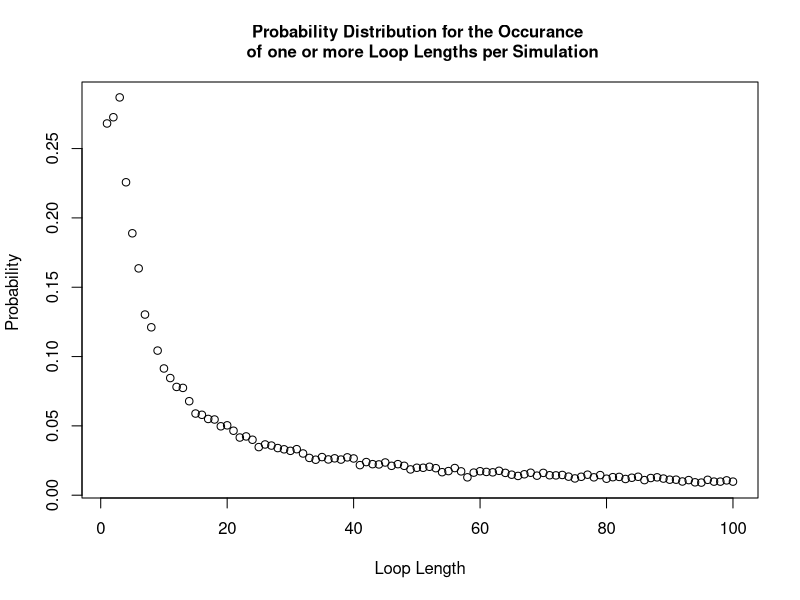

Source code (R):
#### Team Members:
# Fatima Kasenally (S2443602); Wenqi Ni (s1792412); Cameron Allan (S1748084)

#### address of github repo:
#https://github.com/niwq15/SP-Group-7-A2


#### Contributions

# Functions we each made versions of:
# Cameron - Strategy3, unused alternatives to each strategy using arrays, Pone, Pall optimization, unused dloop
# Wenqi - Strategy1, Strategy2, Strategy3, Pone, Pall, dloop 
# Fatima - Strategy2, Pone, Pall, dloop 

# each of us should add more here. we can say what we have done, involving different versions of functions above

# Wenqi created the final versions of the functions Strategy 1, Strategy 2, Pone, 
# and the probability of no loop longer than 50 in a random reshuffling of cards to boxes
# 


# Cameron added if statement to speed up the Pall function


# Other Tasks: (correct your own)
# Cameron - optimising stuff and array stuff
# Wenqi - Q3 - Q6 stuff 
# Fatima - Q3 - Q6 stuff 




#### Overview 
# This file holds the self-contained code to use stochastic simulation to study a generalised version of the famous '100 Prisoners Problem' 
# The problem is defined as follows: 
# Consider a prison containing 2n prisoners, each with a unique identification number ranging from 1 to 2n. 
# The prison has a room with 2n boxes, each uniquely numbered from 1 to 2n and each containing a single card. 
# These cards are each labelled with a unique number between 1 and 2n. 
# Each prisoner is allowed to open n boxes to find the card with their number.
# If all 2n prisoners successfully find their cards then they all go free. 
# After their turn,the prisoners are not allowed to communicate any new information from the boxes 
# to prisoners who have yet to take their turn.
# The room is returned to its original state after each prisoner’s go. 

# Firstly, we will show 3 strategies for the prisoners, then create a 'Pone' function to estimate 
# the probability of a single prisoner successfully finding their number, then use a 'Pall' function to 
# calculate the probability of all the prisoners finding their numbers. 
# Based on the results of the individual and joint success probabilities using different strategies, 
# we will give some comments about which strategy has the highest success probabilities for 
# both individuals and the collective. 

## Each function expressing the different strategies for opening boxes to find cards will require the same 
## input parameters : n,k,cards_num. Where n parameterises the 2n number of boxes, prisoner and cards in our problem.
## k is the prisoner's number and cards_num represents the random orders of cards placed in boxes. 
## [As the boxes and cards comfiguration must remain the same between prisoner trials it cannot
## be defined within the function and must be called on and externally defined.] ?
## Uniform input parameters allows the implemented strategy to be variable in each simulation as each strategy 
## function is interchangable. This is required by functions 'Pone' and 'Pall'


## Strategy 1:
## Each prisoner with their number 'b' starts at the p-th box whose number on the card is k
## If k is not equal to b, then the prisoner goes to box number k and opens it
## The process will be repeated until they have either found the card with number p or opened n boxes without finding it

## Prisoner 'k' uses Strategy 1 to find their number amoungst '2n' boxes 'cards_num'
## where 'cards_num' is a order of card numbers
Strategy1 <- function(n,k,cards_num) {
  #create an empty vector to store card numbers as they are read
  cards_picked <- rep(0, n) # the prisoner can read at most n cards
  cards_picked[1] <- cards_num[k] # start at the box with his number (k) on it 
  #for each of the remaining steps, first check if he has found his card number
  #if so, he will stop; if not, he will continue to read cards
  for (b in 2:n) {
    if (cards_picked[b-1] == k) {#if the prisoner k has found his number
      return(TRUE) #yes the prisoner has successfully found his card
      break # stop here and the prisoner will not open other boxes
    } else {#otherwise prisoner will open another box with the number of the last card
      cards_picked[b] <- cards_num[cards_picked[b-1]]
    }
  }
  #check whether he finds his number in the final step
  if (cards_picked[n] != k) { #if the final number is not his number
    return(FALSE) #prisoner has failed to find his card
  } else {#if the final number is equal to his number
    return(TRUE) #prisoner has successfully found his card
  }
}



## Strategy 2:
## This strategy follows an identicle procedure to strategy 1, except that the starting box is randombly selected
## The prisoner uses the card number in each box to pick his next box to open.
## The prisoner can open at most n boxes in order to find the card with their number on it

## Prisoner 'k' uses Strategy 2 to find their number amoungst '2n' boxes 'cards_num'
Strategy2 <- function(n,k,cards_num) {
  #create an empty vector to store card numbers that have been read
  cards_picked <- rep(0, n) # the prisoner can read at most n cards
  cards_picked[1] <- sample(cards_num,1)# start at a randomly selected box 
  #for each of the remaining steps, firstly check whether he has found him number card
  #if so, he will stop; if not, he will continue to read cards
  for (b in 2:n) {
    if (cards_picked[b-1] == k) {#if the prisoner k has found his number
      return(TRUE)
      break #stop here and the prisoner will not open other boxes
    } else {#otherwise prisoner will open the box with number k
      cards_picked[b] <- cards_num[cards_picked[b-1]]
    }
  }
  #check whether he finds his number in the final step
  if (cards_picked[n] != k) { #if the final number is not his number
    return(FALSE)
  } else {#if the final number is equal to his number
    return(TRUE)
  }
} #The function reutrns TRUE/FALSE expressing that the prisoner has FOUND/FAILED TO FIND his card 

## In Strategy 1 and Strategy 2, we use the idea that once prionsers find their numbers, they will stop
## We use 'break' to save the running time
## In Strategy 3, we show another idea of selecting n card numbers and then checking whether k is inside

## Strategy 3:
## In this strategy the prisoner opens n boxes at random, without replacement (check !!)
## The prisoner will open n different boxes

## Prisoner 'k' uses Strategy 3 to find their number amoungst '2n' boxes 'cards_num'
Strategy3 <- function(n,k,cards_num){ 
  cards_picked <- sample(cards_num,n,replace=FALSE) # Randomly select n boxes from cards_num to open
  any(k == cards_picked) # check whether the prisoner's number appears in the selected card_num
} # End function



## 'Pone' is a function which estimates the probability of a prisoner,k, successfully finding their card number (k)
## within the n tries amoungst 2n boxes (cards_num) in nreps simulated trials, using any one of the available strategies encoded above

Pone <- function(n,k,strategy,nreps) {
  # create an empty vector to store the outsome of each simulation as 1/0 = Success/ Failure to find his card
  success <- rep(0, nreps)
  for (i in 1:nreps) {
    # simulate the random order of card numbers
    cards_num <- sample(1:(2*n), 2*n, replace=FALSE)
    success[i] <- strategy(n,k,cards_num)
  }
  # return the frequentist probability of success as: 
  # total number of simulated successes / total number of simulations
  return(sum(success)/nreps)
}

## 'Pall' is a function to find the probability of all the 2n prisoners finding their cards in a single simulation
## and thus being able to escape. All prisoners must use the same strategy and the probability 
## is calculated by analysing the results from nreps simulated trials 

Pall <- function(n,strategy,nreps) {
  #create a vector to record the result of each simulation with default values of 1s
  num_success <- rep(1,nreps)
  for (i in 1:nreps) {#for each simulation
    #generate a random order of card numbers
    cards_num <- sample(1:(2*n), 2*n, replace=FALSE)
    #use the strategies to calculate whether each prisoner can find their correct number within n times
    for (k in 1:(2*n)) {
      result <- strategy(n,k,cards_num) # save the result of strategy for the k-th prisoner
      num_success[i] <- num_success[i] * result # if result is 1 keep 1 in the vector. If 0 change to 0.
      if (result == 0){ # stop if any prisoner does not escape, this cuts down simulation run-time
        break
      }
    }
  }
  # return the frequentist probability as: total number of simulated successes / total number of simulated trials
  return(sum(num_success)/nreps)
}

### Sample Results ###

### individual prisoner probabilities: 
### Pone takes args: n,k,strategy,nreps

Pone(5,5,Strategy1,10000)
Pone(50,50,Strategy1,10000)
# one prisoner & strategy 1: prob success ~ 50%  (for all n)

Pone(5,5,Strategy2,10000)
Pone(50,50,Strategy2,10000)
# one prisoner & strategy 2: prob success ~40%  (n=5) ~37%  (n>50)

Pone(5,5,Strategy3,10000)
Pone(50,50,Strategy3,10000)
# one prisoner & strategy 3: prob success ~50%  (for all n)

### joint probabilities for all prisoners as a collective:  
### Pall takes args: n,strategy,nreps


Pall(5,Strategy1,10000)
Pall(50,Strategy1,10000)
#10 prisoners & strategy 1: prob success ~35% (n=5)
#100 prisoners & strategy 1: prob success ~30% (n=50)

Pall(5,Strategy2,10000)
Pall(50,Strategy2,10000)
#10 prisoners & strategy 2: prob success ~0.01%  (n=5)
#100 prisoners & strategy 2: prob success ~0% (smaller than precision)  (n=50)

Pall(5,Strategy3,10000)
Pall(50,Strategy3,10000)
#10 prisoners & strategy 3: prob success ~1%  (n=5)
#100 prisoners & strategy 3: prob success ~0% (smaller than precision) (n=50)


## While stategies 1 and 3 are distinc, strategy 2 shares aspects with both of them 
## yet has distinct marginal and joint probabilities 

## Strategy 3's results are as expected. The probability of finding his card in a box is 1/2n
## therefore if he opens n boxes at random the probability of finding his card is n/2n i.e. 50%
## For 2n prisoners simultaneously finding their cards in a simulation we multiply the independent 
## marginal probabilities to produce a joint probability of (0.5)^(2n), which tends to 0 as n increases. 

## Strategy 1 uses an algorithm to select cards. For a single prisoner the marginal probability of success 
## is still 50%, and therefore does not improve on the random selection method of strategy 3. However, the 
## joint probability of success is significantly higher than that of strategy 3 - demonstrating that there is 
## something intelligent in the strategy's design. The reason for the higher probability of joint success is 
## in the distribution of maximum loop lengths amoungst the boxes and cards. The cycle of box and card numbers
## must eventually return the prisoner to open a box with his card number inside if he is allowed to open as
## many boxes as he wants, as the numbers used are continuous (integers) and finite. The only limitation to the 
## strategy is if the loop length is longer than n, the number of boxes the prisoner is allowed to open. Therefore,
## the probability of success is dependent of the probability distribution of loop lengths amoungst the boxes. 
## and the joint probability of success will be equal to the cumulative probability of the maximum loop length 
## being less than n, which we have determined to be approximately 30%


## Strategy 2 has a lower marginal probability for success than the others, and a joint probability close to 0. 
## Strategy 2 takes the worst aspects from both strategies 1 and 3. The fist box is selected at random, then the 
## prisoner is stuck looping through boxes that may or may not have his card in it. The marginal probability is 
## lower than 50% because in order to succeed not only must the prisoner select the correct loop with his card in it
## at random, the loop he picks must also be shorter than n. Our results show that meeting both these conditions at 
## once has a probability of 37-40% (varies with n). The joint probability tends to 0 for the same reason as strategy 3.
## Each of the 2n prisoners must independently select the correct loop with their number at random, this has a 
## probability (p) less than 1, therefore p^(2n) (the prob of all prisoners selecting the correct loop)
## tends to 0 as n increases, this is without including the additional requirement of the loop length also being less
## than n. 





## dloop is a function which returns the probability distribution for the loop lengths occurring in a simulation 
## It takes the parameters n (to create 2n boxes) and nreps (to analyse the results of nreps simulations)
dloop <- function(n, nreps) {
  each_loop_lengths <- c() #list to store the loop lengths generated by all simulations
  
  for (i in 1:nreps){ 
    #simulate a new set of boxes for each simulation
    cards_num <- sample(1 : (2*n), 2*n , replace=FALSE) 
    #store a list of closed boxes in each simulation
    unopened_boxes <- 1:(2*n)
    
    #store the unique loop lengths generated from each simulation 
    new_loop_lengths <- c()
    
    #scan for loops, (while more than 2 boxes are still closed, indexing breaks down for smaller loops)
    while (length(unopened_boxes) > 2 ){
      #pick the smallest number unopened box and store the value of the card inside 
      cards_picked <- cards_num[unopened_boxes[1]]
      
      #pick your next box according to your last card and scan each closed loop
      for (b in 2:length(unopened_boxes)){ #max loop length is the number of closed boxes
        #store the number of the latest card
        cards_picked <- c(cards_picked, cards_num[cards_picked[b-1]])
      }#end for 
      
      
      #scanning the last 2 boxes
      if (length(unopened_boxes) == 2 && cards_num[unopened_boxes[1]] == unopened_boxes[2]) {
        #we have found a 2 item long loop 
        new_loop_lengths <- c(new_loop_lengths, 2) 
      } else if ((length(unopened_boxes) == 2) && (cards_num[unopened_boxes[1]] == unopened_boxes[1])) {
        #we have found one or more loops with length 1
        new_loop_lengths <- c(new_loop_lengths, 1) 
      }
      
      #add your new loop length to your list 
      new_loop_lengths <- c(new_loop_lengths, length(unique(cards_picked))) 
      
      #remove the boxes opened 
      unopened_boxes <- setdiff(unopened_boxes,unique(cards_picked))
    } #end while 
    
    #store the uniquely occuring loop lengths from each simulation in a global simulation list 
    each_loop_lengths <- c(each_loop_lengths, unique(new_loop_lengths))
    
    
  } #end for 
  prob_vec_y <- tabulate(each_loop_lengths)/nreps #probability vector for the occurrence of each type of loop length 
  #function outputs the probability distribution 
  return(prob_vec_y)
  
}#end function




#testing the distribution for n=50
n = 50 
#variable storing our probability distribution using function dloop
prob_vec <- dloop(n, 10000)

##plotting the probability distribution
#create an x axis 
x_axis <- 1:length(prob_vec)
plot(x_axis, prob_vec, xlab = "Loop Length", ylab = "Probability ", main = "Probability Distribution for the Occurance \n of one or more Loop Lengths per Simulation", cex.main = 1)

#output the probability distribution vector: 
cat("your probability vector for producing at least one loop of length i: \n", prob_vec, "\n")

## For loop lengths greater than n only one may occur at a time as the total loop lengths must sum to 2n. 
## Therefore P(loop length >n occurs at least once ) == P(loop length >n occurs once ) and is mutually exclusive with 
## all other loop lengths >n . If we take 1-sum(p(loop length >n)) we are left with the probability of no loops longer
## than n occuring in the simulation. In this case Strategy 1 is guaranteed success. 

cat( "Probability of Strategy 1 succeeding: \n", 1 - sum(prob_vec[(n+1):(2*n)]), "\n this is also the probability of the maximum loop length being less than n")
